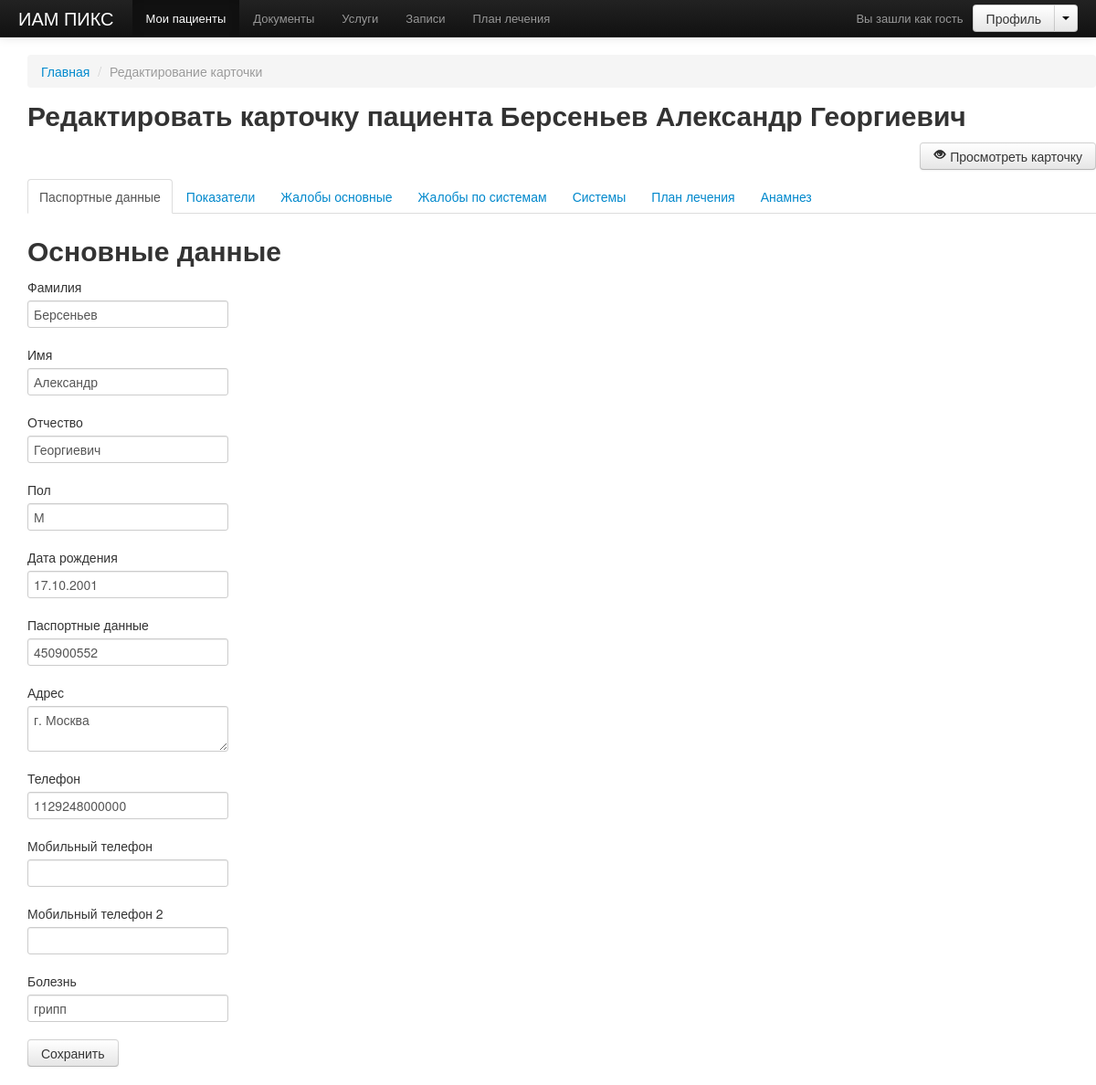
Page /demo/edit.php?patient_id=30&main=true on the committed database.
### tables this page shows
CREATE TABLE IF NOT EXISTS `patients` (
  `id` int(11) NOT NULL AUTO_INCREMENT,
  `first_name` varchar(300) NOT NULL,
  `last_name` varchar(120) DEFAULT NULL,
  `patronymic` varchar(120) DEFAULT NULL,
  `sex` varchar(1) DEFAULT NULL,
  `document` text,
  `address` text NOT NULL,
  `phone` varchar(50) DEFAULT NULL,
  `mobile_phone` varchar(30) DEFAULT NULL,
  `mobile_phone_second` varchar(30) DEFAULT NULL,
  `desease` text,
  `date_birth` date NOT NULL,
  PRIMARY KEY (`id`)
);

### demo/functions.php (called while the page is built, shortened)
<?php function logout()
function query($value)
{
    $sql = mysql_query($value);
    return $sql;
}
function get_patient()
{
    $sql = query("select * from patients where id = '".$_GET['patient_id']."' limit 1");
    while($records = mysql_fetch_assoc($sql))
    $new_records[] = $records;
    return $new_records;
}
function get_date_birth($date)
{
    return date("d.m.Y",strtotime($date));
}

### demo/edit.php (the view, shortened to what this page needs)
<?php
include('includes/head.php'); ?>
<?php
$patient = get_patient($patient_id); $arr = edit_patient();
?>
<?php include('includes/header.php'); ?>
<div role="main">
    <div class="span12">
        <?php include($_SERVER['DOCUMENT_ROOT'] . '/demo/includes/breadcrumbs.php')?>
        <?php foreach($patient as $info) {
        $url = '/demo/edit.php?patient_id=' . $info['id']; ?>
        <h2>
            Редактировать карточку пациента
            <?=$info['last_name'] .' '. $info['first_name'] .' '. $info['patronymic']?>
        </h2>
        <div class="clearfix">
            <a style="float: right" href="show.php?patient_id=<?=$info['id']?>&main=true&type=pulse" class="btn">
                <i class="icon-eye-open"></i>
                Просмотреть карточку
            </a>
            <br> <br>
        </div>
        <ul class="nav nav-tabs">
            <li class="<?php if($_REQUEST['main']) echo 'active';?>">
                <a href="<?=$url?>&main=true">Паспортные данные</a>
            </li>
            <li class="<?php if($_REQUEST['parameters']) echo 'active';?>">
                <a href="<?=$url?>&parameters=true">Показатели</a>
            </li>
            <li class="<?php if($_REQUEST['main-complaints']) echo 'active';?>">
                <a href="<?=$url?>&main-complaints=true">Жалобы основные</a>
            </li>
            <li class="<?php if($_REQUEST['system-complaints']) echo 'active';?>">
                <a href="<?=$url?>&system-complaints=true">Жалобы по системам</a>
            </li>
            <li class="<?php if($_REQUEST['systems']) echo 'active';?>">
                <a href="<?=$url?>&systems=true">Системы</a>
            </li>
            <li class="<?php if($_REQUEST['plan']) echo 'active';?>">
                <a href="<?=$url?>&plan=true">План лечения</a>
            </li>
            <li class="<?php if($_REQUEST['history']) echo 'active';?>">
                <a href="<?=$url?>&history=true">Анамнез</a>
            </li>
        </ul>
        <?php if($_REQUEST['main']) { ?>
            <h2>Основные данные</h2>
            <form action="" method="post">
                <div class="control-group">
                    <label class="control-label" for="last_name">
                        Фамилия
                    </label>
                    <div class="controls">
                        <input type="text" id="last_name" name="last_name" value="<?=$info['last_name']?>">
                    </div>
                </div>
                <div class="control-group">
                    <label class="control-label" for="first_name">
                        Имя
                    </label>
                    <div class="controls">
                        <input type="text" id="first_name" name="first_name" value="<?=$info['first_name']?>">
                    </div>
                </div>
                <div class="control-group">
                    <label class="control-label" for="patronymic">
                        Отчество
                    </label>
                    <div class="controls">
                        <input type="text" id="patronymic" name="patronymic" value="<?=$info['patronymic']?>">
                    </div>
                </div>
                <div class="control-group">
                    <label class="control-label" for="sex">
                        Пол
                    </label>
                    <div class="controls">
                        <input type="text" id="sex" name="sex" value="<?=$info['sex']?>">
                    </div>
                </div>
                <div class="control-group">
                    <label class="control-label" for="date_birth">
                        Дата рождения
                    </label>
                    <div class="controls">
                        <input type="text" id="date_birth" name="date_birth" value="<?=get_date_birth($info['date_birth'])?>">
                    </div>
                </div>
                <div class="control-group">
                    <label class="control-label" for="document">
                        Паспортные данные
                    </label>
                    <div class="controls">
                        <input type="text" id="document" name="document" value="<?=$info['document']?>">
                    </div>
                </div>
                <div class="control-group">
                    <label class="control-label" for="address">
                        Адрес
                    </label>
                    <div class="controls">
                        <textarea id="address" name="address"><?=$info['address']?></textarea>
                    </div>
                </div>
                <div class="control-group">
                    <label class="control-label" for="phone">
                        Телефон
                    </label>
                    <div class="controls">
                        <input type="text" id="phone" name="phone" value="<?=$info['phone']?>">
                    </div>
                </div>
                <div class="control-group">
                    <label class="control-label" for="mobile_phone">
                        Мобильный телефон
                    </label>
                    <div class="controls">
                        <input type="text" id="mobile_phone" name="mobile_phone" value="<?=$info['mobile_phone']?>">
                    </div>
                </div>
                <div class="control-group">
                    <label class="control-label" for="mobile_phone_second">
                        Мобильный телефон 2
                    </label>
                    <div class="controls">
                        <input type="text" id="mobile_phone_second" name="mobile_phone_second" <?=$info['mobile_phone_second']?>>
                    </div>
                </div>
                <div class="control-group">
                    <label class="control-label" for="desease">
                        Болезнь
                    </label>
                    <div class="controls">
                        <input type="text" id="desease" name="desease" value="<?=$info['desease']?>">
                    </div>
                </div>
                <input type="submit" name="save" class="btn" value="Сохранить">
                <? } ?>
            </form>
        <? } ?>
    </div>
</div>
</body>
</html>

### demo/css/docs.css (style rules this page uses)
body { position: relative; padding-top: 40px; }

### rows in the picture
patients: last_name "Берсеньев", first_name "Александр", patronymic "Георгиевич", sex "М", date_birth "17.10.2001", document "450900552", address "г. Москва", phone "1129248000000", desease "грипп"
